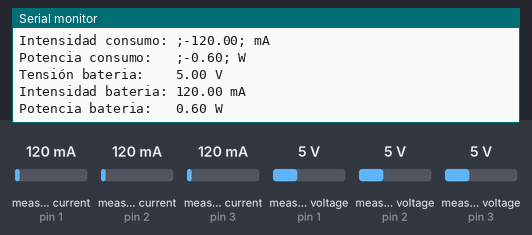
The sketch below on a simulated Arduino Uno, built with avr-gcc and run on an emulated ATmega328P. Shown: the last lines printed to the serial monitor. The inputs (shaded band) are chosen by the test bench; at power-on: measured current (sensors on pin 1, pin 2, pin 3) 120 mA, measured voltage (sensors on pin 1, pin 2, pin 3) 5 V.

Above: at 3.3 s.
3.4 s: measured current (sensor on pin 1) set to 40 mA
6.7 s: measured current (sensor on pin 2) set to 40 mA
10.0 s: measured current (sensor on pin 3) set to 40 mA
At 11.0 s:
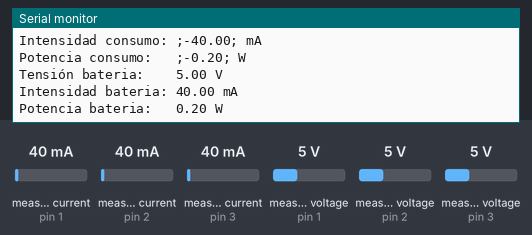
13.3 s: measured voltage (sensor on pin 1) set to 0.3 V
16.6 s: measured voltage (sensor on pin 2) set to 0.3 V
19.9 s: measured voltage (sensor on pin 3) set to 0.3 V
At 20.6 s:
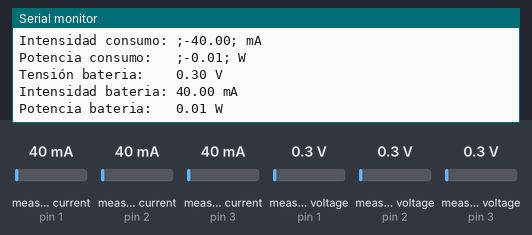
Timing chart, 0 to 22.9 s (numbered marks = the images above; inputs shaded):
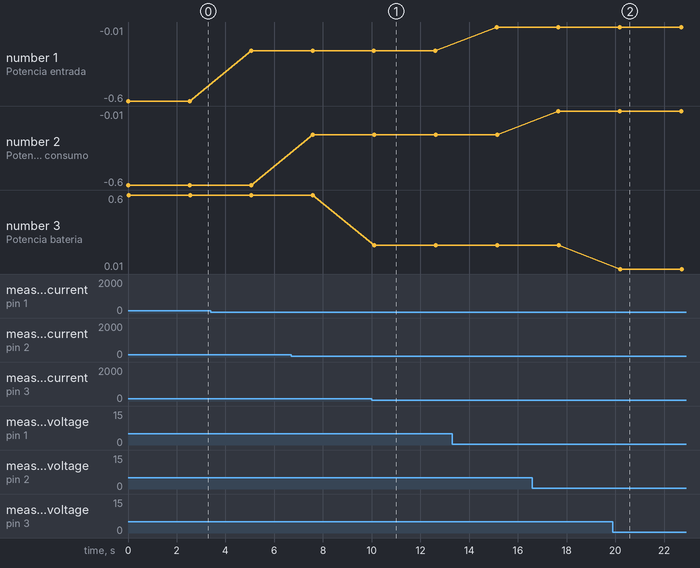

Measured:
- after the input at 10.0 s, the serial monitor: prints a new line after 0.11 s (image 1)
- after the input at 19.9 s, the serial monitor: prints a new line after 0.29 s (image 2)
- plotted number 1: -0.6 → -0.2 after the input at 3.4 s, -0.2 → -0.01 after the input at 13.3 s
- plotted number 3: 0.6 → 0.2 after the input at 10.0 s, 0.2 → 0.01 after the input at 19.9 s

The sketch:

Programa_lectura_v2.ino
```cpp
#include <Wire.h>
#include "SDL_Arduino_INA3221.h"

SDL_Arduino_INA3221 ina3221;

#define CHANNEL1 1
#define CHANNEL2 2
#define CHANNEL3 3

void setup(void) {
  Serial.begin(115200);
  ina3221.begin();
}

void loop(void) {
  Serial.println("------------------------------");
  float busvoltage1 = 0;
  float current_mA1 = 0;
  float potencia1 = 0;

  busvoltage1 = ina3221.getBusVoltage_V(CHANNEL1);
  current_mA1 = -ina3221.getCurrent_mA(CHANNEL1);  // Menos significa que la batería carga, más significa que se descarga
  potencia1 = busvoltage1*current_mA1/1000;
  Serial.print("Tension entrada:    ;"); Serial.print(busvoltage1); Serial.println("; V");
  Serial.print("Intensidad entrada: ;"); Serial.print(current_mA1); Serial.println("; mA");
  Serial.print("Potencia entrada:   ;"); Serial.print(potencia1); Serial.println("; W");
  Serial.println("");

  float busvoltage2 = 0;
  float current_mA2 = 0;
  float potencia2 = 0;

  busvoltage2 = ina3221.getBusVoltage_V(CHANNEL2);
  current_mA2 = -ina3221.getCurrent_mA(CHANNEL2);
  potencia2 = busvoltage2*current_mA2/1000;
  Serial.print("Tension consumo:    ;"); Serial.print(busvoltage2); Serial.println("; V");
  Serial.print("Intensidad consumo: ;"); Serial.print(current_mA2); Serial.println("; mA");
  Serial.print("Potencia consumo:   ;"); Serial.print(potencia2); Serial.println("; W");
  Serial.println("");

  float busvoltage3 = 0;
  float current_mA3 = 0;
  float potencia3 = 0;

  busvoltage3 = ina3221.getBusVoltage_V(CHANNEL3);
  current_mA3 = ina3221.getCurrent_mA(CHANNEL3);
  potencia3 = busvoltage3*current_mA3/1000;
  Serial.print("Tensión bateria:    "); Serial.print(busvoltage3); Serial.println(" V");
  Serial.print("Intensidad bateria: "); Serial.print(current_mA3); Serial.println(" mA");
  Serial.print("Potencia bateria:   "); Serial.print(potencia3); Serial.println(" W");
  Serial.println("");

  delay(2500);
}
```
